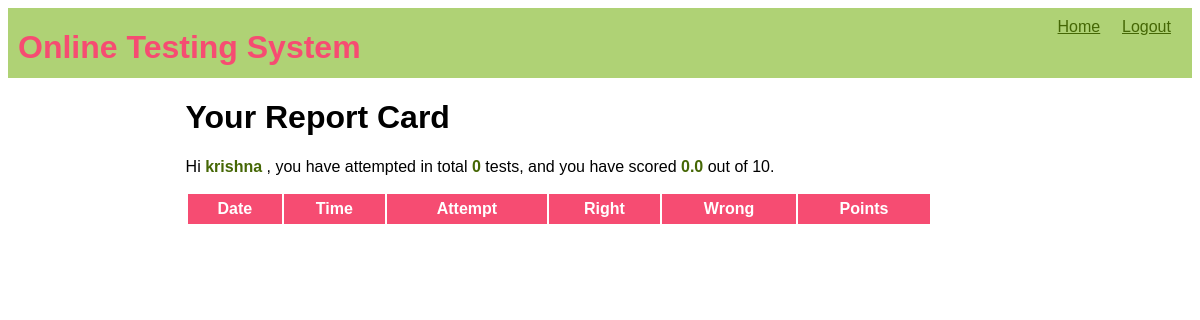
The app's page /OTS/test-history (signed in) with its own data.
### OTS/models.py (models this page shows)
class Candidate(models.Model):
    username=models.CharField(primary_key=True,max_length=20)
    password=models.CharField(null=False, max_length=20)
    name=models.CharField(null=False,max_length=30)
    test_attempted=models.IntegerField(default=0)
    points=models.FloatField(default=0.0)

### OTS/views.py (the view)
# urls.py: path('test-history',testResultHistory,name='testHistory'),
def testResultHistory(request):
    if 'name' not in request.session.keys():
        res=HttpResponseRedirect("login")
    candidate=Candidate.objects.filter(username=request.session['username'])
    results=Result.objects.filter(username_id=candidate[0].username)
    context={'candidate':candidate[0],'results':results}
    res=render(request,'candidate_history.html',context)
    return res

### OTS/templates/candidate_history.html (shortened to what this page needs)
{% extends 'main.html' %}
{% block top%}
<a href="{% url 'OTS:home' %}">Home</a>
<a href="{% url 'OTS:logout' %}">Logout</a>
{%endblock %}
{% block content %}
<h1>Your Report Card</h1>
<p>Hi <span class="special">{{candidate.name}}</span>
    , you have attempted in total <span class="special">{{candidate.test_attempted}} </span> tests, and you have scored <span class="special">{{candidate.points}}</span> out of 10.</p>
<table>
    <tr>
        <th>Date</th>
        <th>Time</th>
        <th>Attempt</th>
        <th>Right</th>
        <th>Wrong</th>
        <th>Points</th>
    </tr>
</table>
{% endblock %}

### OTS/static/theme.css (style rules this page uses)
* { font-family: 'Lucida Sans', 'Lucida Sans Regular', 'Lucida Grande', 'Lucida Sans Unicode', Geneva, Verdana, sans-serif; }
.top div.menu a { color: #456705; display:inline-block; min-width:50px; margin-right:10px; }
table { width:90%; }
table tr:nth-child(odd) { background-color:#456705; color:white; height:30px; }
table tr:first-child { background-color:#F64C72; }
span.special { color:#456705; font-weight: bolder; }

### records on screen
Candidate: name "krishna", test_attempted "0", points "0.0"
